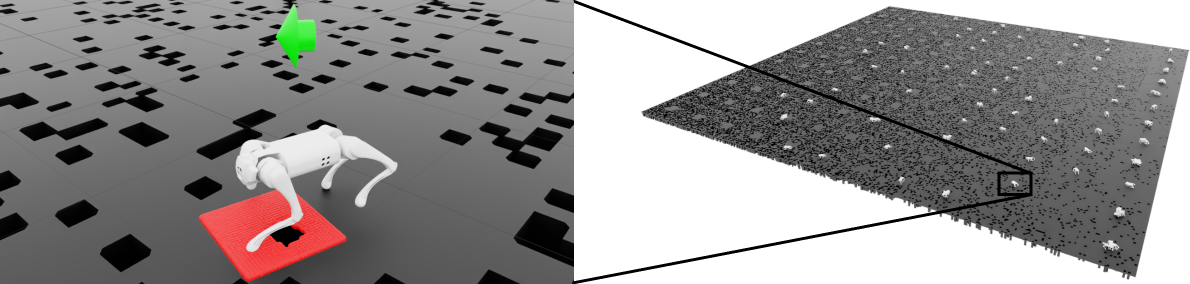
#> input picture rss/figures/gaitnet_thesis_images/figures/environment-combined.png, 2379 x 568 px (shown at 1/2 size); its folder holds only this picture in this run
$ python fig_terrain.py
#> lines starting #> are read from the running program, lines starting #| are printed output that depends on the picture; after the words box and inside, x2 and y2 are one past the last pixel; in counts of white or black regions, pixels touching at a corner belong together
"""Training terrain with its legend (fig:training-terrain-combined, Fig. 4 of the L4DC paper).

The picture is the author's render from Sullivan's thesis images,
gaitnet_thesis_images/figures/environment-combined.png (2379 x 568 px):
  left   one Go1 on the training terrain. The red patch is the area converted into a
         heightmap for the front-left leg, the black squares are voids, and the green
         arrow is the desired (commanded) base velocity.
  right  the full terrain. A black box and two black lines mark where the left view
         lies on it.
This script neither redraws nor resamples the picture. It puts the picture at the top of
the page and one legend row in a white strip under it, so the legend covers no pixel of
the picture. The page is no taller than the picture alone was (the paper is at its page
limit): the strip's height is taken from the picture, which is placed at 90 % of the page
width, centred.

What happens to the picture:
- The PNG is RGBA with a binary alpha channel: the right panel's background is fully
  transparent (alpha 0), everything else is opaque. On the paper's white page that
  background prints white (an image viewer may show it black). The picture is flattened
  onto white here, which is what the page shows anyway, so the PDF needs no soft mask.
  Every opaque pixel keeps its RGB value (asserted), and the PDF embeds the picture at
  its full 2379 x 568 px (asserted on the finished PDF with pdfimages); only its printed
  size changes.
- The legend swatches use the picture's own colours: the median colour of the red patch
  and of the green arrow (asserted against the picture, tolerance COLOUR_TOL).

Legend style, the same in every figure of the paper: Fira Sans 7 pt, ink #1F2937, no
frame, handlelength 1.6, handletextpad 0.5, columnspacing 1.2, labelspacing 0.3, entries
of at most four words, in lower case as in fig_teaser.py and fig_action.py. The figure
has no other text.

Size: the page is 0.92 x 152 mm = 139.84 mm wide and 33.38 mm tall, the size the picture
alone has at 0.92 of the text width in methodology.tex (139.84 x 33.39 mm), so replacing
the picture by this figure moves nothing in the paper. On that page the picture is
126.06 x 30.10 mm (90.1 %) and the legend strip under it 3.29 mm. Checked on the rendered
pixels: legend ink stays at least MIN_GAP_MM below the picture, inside the picture's
width and off the page edge.
The other layout, the picture at the full page width on a page 3.00 mm taller
(139.84 x 36.39 mm), is PAGE_W_PX, STRIP_PX = 2379, 51 with MAX_GROWTH_MM = 3.0,
MIN_GAP_MM = 0.4 and BOTTOM_PAD_MM = 0.10; use it only if the paper has the room.

Outputs:
  fig_terrain.pdf  picture (raster, /Interpolate true) under the legend (vector, text
                   converted to outlines with Inkscape, as in the other figures)
  fig_terrain.png  the same page on the picture's own pixel grid (2639 px wide,
                   479 ppi): the picture's pixels are copied 1:1 (asserted)

usage: python3 fig_terrain.py
       (needs inkscape, pdflatex, pdfimages, pdffonts, pdfinfo, pdftoppm)
"""
import io
import re
import shutil
import subprocess
import tempfile
from pathlib import Path

import matplotlib
matplotlib.use("Agg")
import matplotlib.pyplot as plt
import numpy as np
import cadence_names  # noqa: F401  (paper name: CADENCE; no method name is drawn here)
from matplotlib import font_manager
from matplotlib.legend_handler import HandlerBase, HandlerPatch
from matplotlib.lines import Line2D
from matplotlib.patches import Patch, Polygon, Rectangle
from PIL import Image

HERE = Path(__file__).resolve().parent
PICTURE = HERE / "gaitnet_thesis_images" / "figures" / "environment-combined.png"

# ---------------------------------------------------------------- geometry
MM = 1 / 25.4                           # inch per mm
PT_PER_MM = 72 / 25.4
FIG_W = 0.92 * 152.0                    # [mm] page width: 0.92 x \textwidth, as in methodology.tex
PIC_W_PX, PIC_H_PX = 2379, 568          # the picture, checked below
OLD_H = FIG_W * PIC_H_PX / PIC_W_PX     # [mm] 33.39: the picture alone at FIG_W (Fig. 4 before the legend)
# The page is laid out on the picture's pixel grid, so that the PNG copies the picture 1:1:
# PAGE_W_PX x (PIC_H_PX + STRIP_PX) picture pixels are printed FIG_W mm wide. This pair
# makes the page as tall as OLD_H to within 0.01 mm (never taller) with equal side margins.
PAGE_W_PX, STRIP_PX = 2639, 62          # page width, legend strip under the picture [picture px]
PAGE_H_PX = PIC_H_PX + STRIP_PX
assert (PAGE_W_PX - PIC_W_PX) % 2 == 0, "the picture cannot be centred on whole pixels"
X0_PX = (PAGE_W_PX - PIC_W_PX) // 2     # white margin left and right of the picture [picture px]
MM_PER_PX = FIG_W / PAGE_W_PX           # 0.0530 mm: the picture is embedded at 479 ppi
PIC_W, PIC_H = PIC_W_PX * MM_PER_PX, PIC_H_PX * MM_PER_PX   # [mm] 126.06 x 30.10
X0 = X0_PX * MM_PER_PX                  # [mm] 6.89
STRIP_H = STRIP_PX * MM_PER_PX          # [mm] 3.29
FIG_H = PAGE_H_PX * MM_PER_PX           # [mm] 33.38
MAX_STRIP_MM = 4.0                      # the strip stays a single thin row
MAX_GROWTH_MM = 0.0                     # page height the figure may gain over OLD_H
MIN_GAP_MM = 0.6                        # least white between the picture and legend ink
BOTTOM_PAD_MM = 0.20                    # white under the descenders, so none is clipped
assert STRIP_H <= MAX_STRIP_MM, STRIP_H
assert FIG_H <= OLD_H + MAX_GROWTH_MM, (FIG_H, OLD_H)

# ---------------------------------------------------------------- picture
src = Image.open(PICTURE)
#> src is the input picture: PIL image 2379x568 RGBA; mean R, G, B, A 79.3, 76.6, 76, 187.8
assert src.mode == "RGBA" and src.size == (PIC_W_PX, PIC_H_PX), (src.mode, src.size)
rgba = np.asarray(src)
alpha = rgba[..., 3]
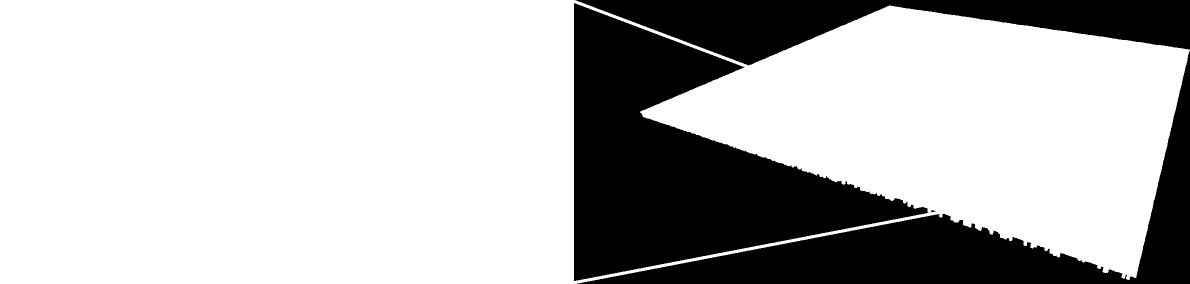
#> alpha: shape (568, 2379) (shown at 1/2 size); 73.6% white; 4 black regions, box (x1, y1, x2, y2) and area: (1148, 6, 1857, 562) 174683, (1154, 103, 2379, 568) 105536, (1151, 0, 2379, 131) 75872, (1861, 420, 1871, 425) 24
assert set(np.unique(alpha).tolist()) <= {0, 255}, "alpha is not binary; flattening would blend"
opaque = alpha == 255
# Flatten onto the page colour: transparent pixels become white, opaque ones are kept.
flat = np.where(opaque[..., None], rgba[..., :3], 255).astype(np.uint8)
assert np.array_equal(flat[opaque], rgba[..., :3][opaque])
assert (flat[~opaque] == 255).all()

# Colours of the two coloured marks, taken from the picture (median over the mark).
RED, GREEN, BLACK = "#F04A4A", "#34EB34", "#000000"
COLOUR_TOL = 3                          # 8-bit levels per channel
r, g, b = (flat[..., k].astype(int) for k in range(3))
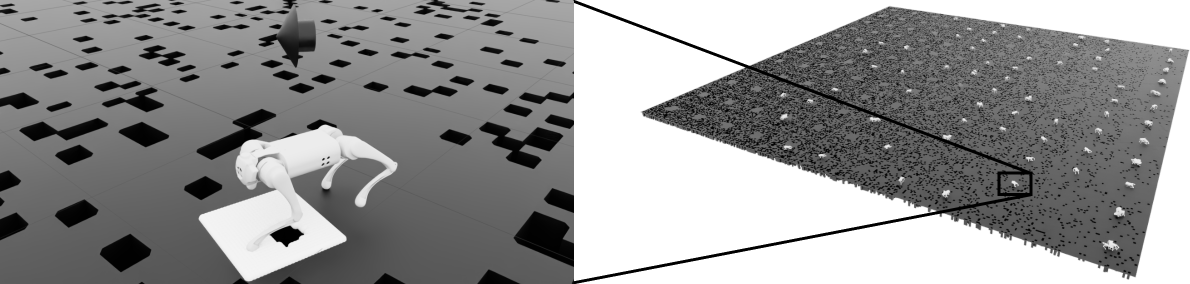
#> r: shape (568, 2379) int64 (shown at 1/2 size); min 0, max 255, mean 146.5
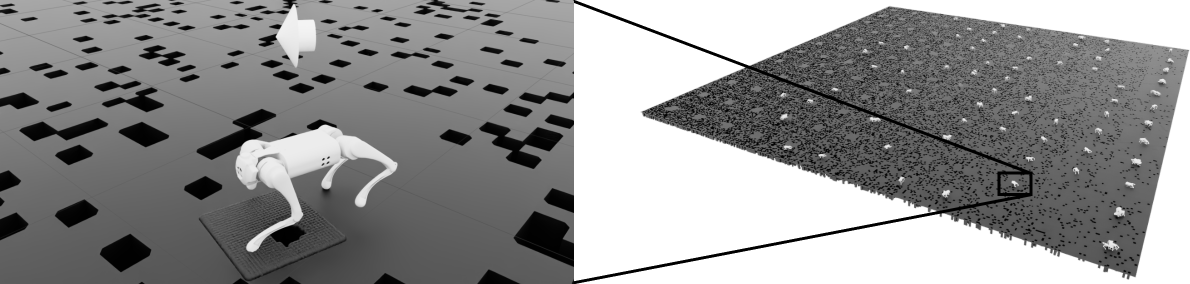
#> g: shape (568, 2379) int64 (shown at 1/2 size); min 0, max 255, mean 143.8
MARKS = {"red patch": ((r > 180) & (g < 110) & (b < 110), RED),
         "green arrow": ((g > 180) & (r < 120) & (b < 120), GREEN)}
for name, (mask, colour) in MARKS.items():
    assert mask.sum() > 2000, (name, int(mask.sum()))
    assert not mask[:, PIC_W_PX // 2:].any(), f"{name}: also found in the right panel"
    median = np.median(flat[mask], axis=0)
    want = np.array([int(colour[i:i + 2], 16) for i in (1, 3, 5)])
    assert np.abs(median - want).max() <= COLOUR_TOL, (name, median, colour)
#> this loop made 2 passes
#> (name, colour, want) on passes 1 to 2: ('red patch', '#F04A4A', [240, 74, 74]), ('green arrow', '#34EB34', [52, 235, 52])
# The zoom box and lines are pure black; the voids are black to within DARK levels.
DARK = 10
assert (opaque & (flat.max(axis=2) == 0))[:, PIC_W_PX // 2:].sum() > 5_000
assert (opaque & (flat.max(axis=2) <= DARK))[:, :PIC_W_PX // 2].sum() > 50_000
print("picture checks passed")

# ---------------------------------------------------------------- style
for f in ("/usr/share/fonts/opentype/fira/FiraSans-Regular.otf",
          "/usr/share/fonts/opentype/fira/FiraSans-SemiBold.otf"):
#> (the run stopped early here; a loop or call above may not have finished)
